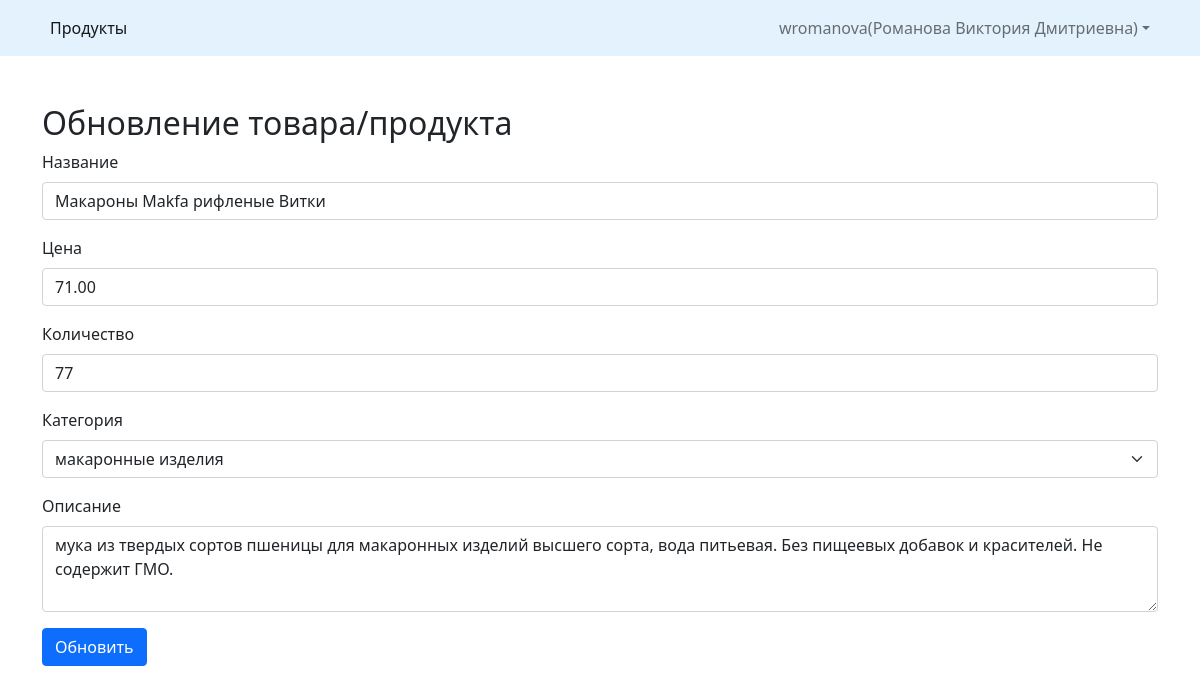
/update_product.php?id=1 (signed in), run on the app's committed database.
### tables this page shows
CREATE TABLE `products` (
  `id` bigint(20) NOT NULL,
  `name` varchar(512) NOT NULL,
  `description` mediumtext DEFAULT NULL,
  `price` decimal(10,2) DEFAULT NULL,
  `quantity` int(11) DEFAULT NULL,
  `category_id` bigint(20) UNSIGNED DEFAULT NULL,
  `who_login` varchar(255) DEFAULT NULL
);

### php/ProductController.php (called while the page is built, shortened)
<?php
class ProductController
{
    private $connection;
    public function __construct()
    {
        require "CancelTypeController.php";
        $this->connection = $connection;
    }
    public function getProductDetails(int $id)
    {
        $result = $this->getProductById($id);
        return json_encode($result);
    }
    private function getProductById(int $id)
    {
        $query = $this->connection->prepare("SELECT pd.*, ct.name as category_name, ct.id as id_category FROM `products` pd left join `categories` ct on pd.category_id = ct.id WHERE pd.id = ?");
        $query->bind_param('i', $id);
        $query->execute();
        $result = $query->get_result();
        return $result->fetch_all(MYSQLI_ASSOC);
    }
}

### php/CategoryController.php (called while the page is built, shortened)
<?php
class CategoryController
{
    private $connection;
    public function __construct()
    {
        require "dbConnection.php";
        $this->connection = $connection;
    }
    public function getCategories()
    {
        $query = $this->connection->prepare("SELECT * FROM `categories` ORDER BY `id`");
        $query->execute();
        $result = $query->get_result();
        $result = $result->fetch_all(MYSQLI_ASSOC);
        return json_encode($result);
    }
}

### update_product.php (the view, shortened to what this page needs)
<!doctype html>
<html lang="en">
    <head>
        <link href="https://cdn.jsdelivr.net/npm/bootstrap@5.0.2/dist/css/bootstrap.min.css" rel="stylesheet">
    </head>
    <body>
    <?php
        $id = $_GET['id'];
        include_once 'php/ProductController.php';
        $productsObj = new ProductController();
        $products = $productsObj->getProductDetails((int)$id);
        $product = json_decode($products, true);
        $product = current($product);
        include_once 'php/CancelTypeController.php';
        include_once 'php/CategoryController.php';
        $categoriesObj = new CategoryController();
        $categories = $categoriesObj->getCategories();
        $categories = json_decode($categories, true);
	?>
    <div style="height: 100vh;">
        <?php require_once "header.php"; ?>
        <div class="container my-4 py-4">
            <form action="" method="POST">
                <h2>Обновление товара/продукта</h2>
                <div class="mb-3">
                    <label for="name" class="form-label">Название</label>
                    <input type="text" class="form-control" name="name" id="name" value="<?= $product["name"] ?>" minlength="10" maxlength="400" required>
                </div>
                <div class="mb-3">
                    <label for="price" class="form-label">Цена</label>
                    <input type="text" class="form-control" name="price" id="price" value="<?= $product["price"] ?>">
                </div>
                <div class="mb-3">
                    <label for="quantity" class="form-label">Количество</label>
                    <input type="number" class="form-control" name="quantity" id="quantity" value="<?= $product["quantity"] ?>" onchange="changeQuantity()" onclick="changeQuantity()">
                </div>
                <div class="mb-3">
                    <label for="category_id" class="form-label">Категория</label>
                    <select class="form-select" name="category_id" required>
                        <?php foreach($categories as $key => $category): ?>
                        <option value="<?= $category['id'] ?>" <?php if ($product['id_category'] == $category['id']) { echo 'selected'; } ?>><?= $category['name'] ?></option>
                        <?php endforeach; ?>
                    </select>
                </div>
                <div class="mb-3">
                    <label for="description" class="form-label">Описание</label>
                    <textarea class="form-control" name="description" rows="3" id="description"><?= $product['description'] ?></textarea>
                </div>
                <button type="submit" class="btn btn-primary" name="update_btn" id="update_btn">Обновить</button>
            </form>
        </div>
    </div>
    </body>
</html>

### data on the page
products: name "Макароны Makfa рифленые Витки", price "71.00", quantity "77", description "мука из твердых сортов пшеницы для макаронных изделий высшего сорта, вода питьевая. Без пищеевых добавок и красителей. Не содержит ГМО."

### other printed values
$_SESSION['store_login'] "wromanova"
$_SESSION['store_name'] "Романова Виктория Дмитриевна"
form field category_id "макаронные изделия"
